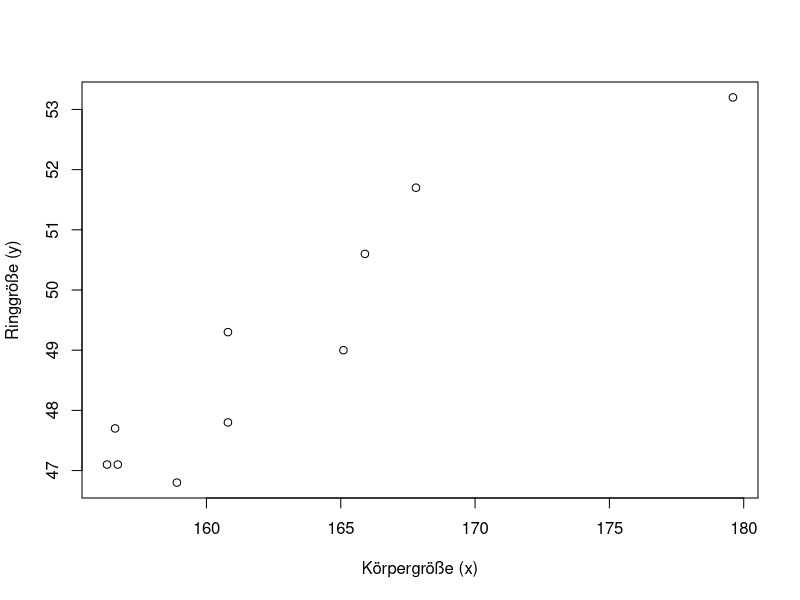
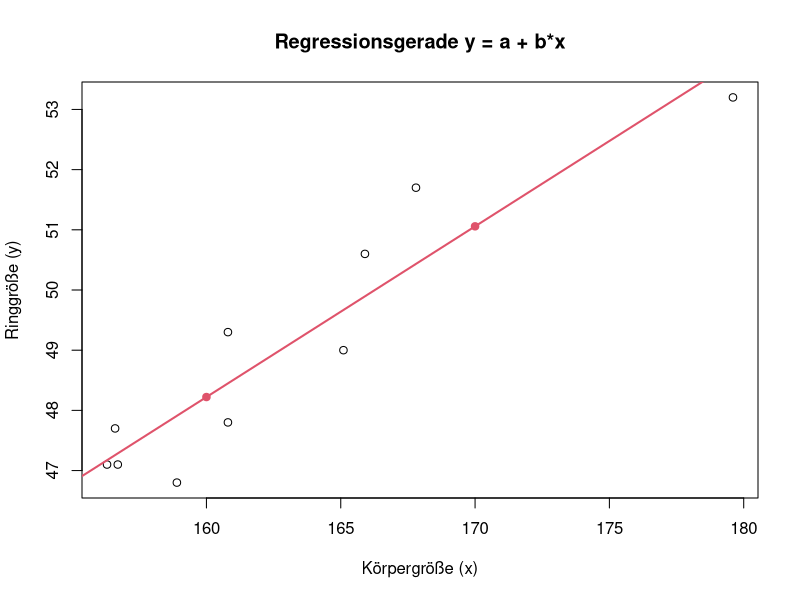

Write the R code that produced these figures, in order.
## ---- chunk 1
set.seed(20160511)
n <- 10
x <- runif(n,155,180)
y <- 0+0.3*x+rnorm(n,sd=.8)
mod <- lm(y~x)

x <- round(x,1)
y <- round(y,1)

plot(x,y, xlab="Körpergröße (x)", ylab="Ringgröße (y)")
## ---- chunk 2
xmx <- x-mean(x)
ymy <- y-mean(y)
xmx2 <- xmx^2

z <- sum(xmx*ymy)
n <- sum(xmx2)

b <- z/n
a <- mean(y) - b*mean(x)

x_1 <- 160
x_2 <- 170

y_1 <- a + b * x_1
y_2 <- a + b * x_2

plot(x,y, xlab="Körpergröße (x)", ylab="Ringgröße (y)", main="Regressionsgerade y = a + b*x")
points(c(x_1, x_2), c(y_1, y_2), col=2, pch=19)
abline(a=a, b=b, col=2, lwd=2)
